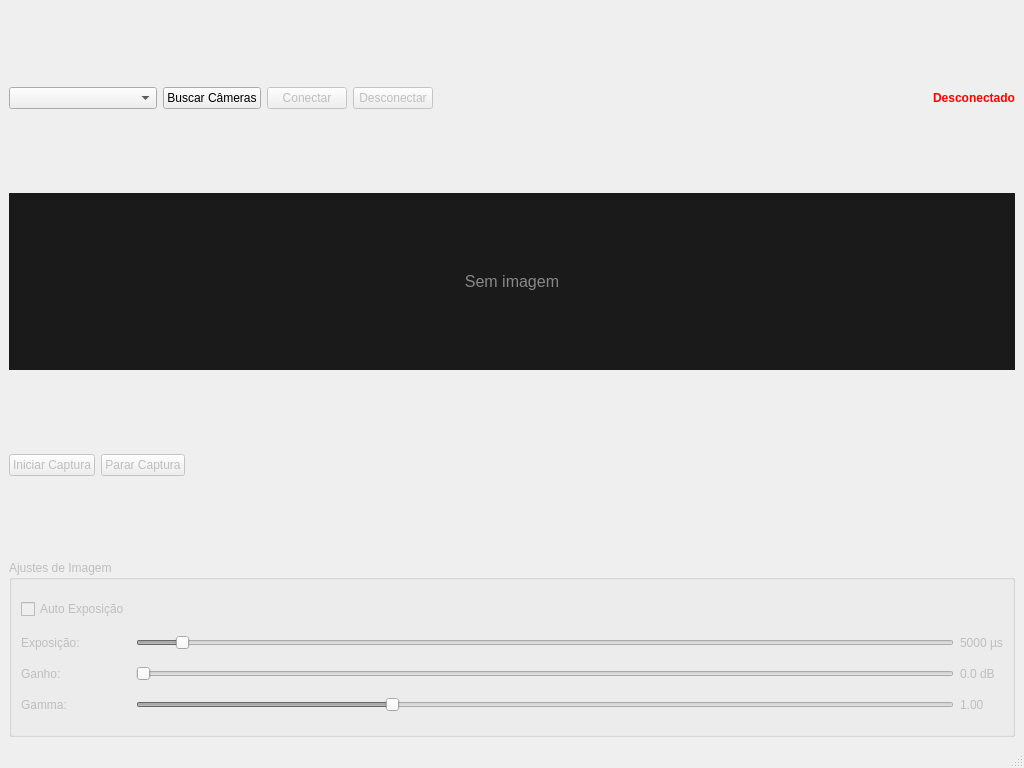
<?xml version="1.0" encoding="UTF-8"?>
<ui version="4.0">
 <class>MainWindow</class>
 <widget class="QMainWindow" name="MainWindow">
  <property name="geometry">
   <rect>
    <x>0</x>
    <y>0</y>
    <width>1024</width>
    <height>768</height>
   </rect>
  </property>
  <property name="windowTitle">
   <string>Câmera SciCam - Treinamento de Modelos</string>
  </property>
  <widget class="QWidget" name="centralwidget">
   <layout class="QVBoxLayout" name="mainLayout">
    <item>
     <layout class="QHBoxLayout" name="controlLayout">
      <item>
       <widget class="QComboBox" name="cameraCombo">
        <property name="minimumWidth">
         <number>220</number>
        </property>
        <property name="placeholderText">
         <string>Selecione a câmera...</string>
        </property>
       </widget>
      </item>
      <item>
       <widget class="QPushButton" name="btnSearch">
        <property name="text">
         <string>Buscar Câmeras</string>
        </property>
       </widget>
      </item>
      <item>
       <widget class="QPushButton" name="btnConnect">
        <property name="text">
         <string>Conectar</string>
        </property>
        <property name="enabled">
         <bool>false</bool>
        </property>
       </widget>
      </item>
      <item>
       <widget class="QPushButton" name="btnDisconnect">
        <property name="text">
         <string>Desconectar</string>
        </property>
        <property name="enabled">
         <bool>false</bool>
        </property>
       </widget>
      </item>
      <item>
       <spacer name="topSpacer">
        <property name="orientation">
         <enum>Qt::Horizontal</enum>
        </property>
        <property name="sizeHint" stdset="0">
         <size>
          <width>40</width>
          <height>20</height>
         </size>
        </property>
       </spacer>
      </item>
      <item>
       <widget class="QLabel" name="lblStatus">
        <property name="text">
         <string>Desconectado</string>
        </property>
        <property name="styleSheet">
         <string>color: red; font-weight: bold;</string>
        </property>
       </widget>
      </item>
     </layout>
    </item>
    <item>
     <widget class="QLabel" name="lblImage">
      <property name="text">
       <string>Sem imagem</string>
      </property>
      <property name="alignment">
       <set>Qt::AlignCenter</set>
      </property>
      <property name="styleSheet">
       <string>background-color: #1a1a1a; color: #888888; font-size: 16px;</string>
      </property>
      <property name="minimumHeight">
       <number>560</number>
      </property>
     </widget>
    </item>
    <item>
     <layout class="QHBoxLayout" name="grabLayout">
      <item>
       <widget class="QPushButton" name="btnStartGrab">
        <property name="text">
         <string>Iniciar Captura</string>
        </property>
        <property name="enabled">
         <bool>false</bool>
        </property>
       </widget>
      </item>
      <item>
       <widget class="QPushButton" name="btnStopGrab">
        <property name="text">
         <string>Parar Captura</string>
        </property>
        <property name="enabled">
         <bool>false</bool>
        </property>
       </widget>
      </item>
      <item>
       <spacer name="bottomSpacer">
        <property name="orientation">
         <enum>Qt::Horizontal</enum>
        </property>
        <property name="sizeHint" stdset="0">
         <size>
          <width>40</width>
          <height>20</height>
         </size>
        </property>
       </spacer>
      </item>
      <item>
       <widget class="QLabel" name="lblFrameInfo">
        <property name="text">
         <string></string>
        </property>
       </widget>
      </item>
     </layout>
    </item>
    <item>
     <widget class="QGroupBox" name="groupBoxImage">
      <property name="title">
       <string>Ajustes de Imagem</string>
      </property>
      <property name="enabled">
       <bool>false</bool>
      </property>
      <layout class="QGridLayout" name="imageAdjLayout">
       <item row="0" column="0">
        <widget class="QCheckBox" name="chkAutoExposure">
         <property name="text">
          <string>Auto Exposição</string>
         </property>
        </widget>
       </item>
       <item row="1" column="0">
        <widget class="QLabel" name="lblExposure">
         <property name="text">
          <string>Exposição:</string>
         </property>
        </widget>
       </item>
       <item row="1" column="1">
        <widget class="QSlider" name="sliderExposure">
         <property name="orientation">
          <enum>Qt::Horizontal</enum>
         </property>
         <property name="minimum">
          <number>100</number>
         </property>
         <property name="maximum">
          <number>100000</number>
         </property>
         <property name="singleStep">
          <number>100</number>
         </property>
         <property name="pageStep">
          <number>1000</number>
         </property>
         <property name="value">
          <number>5000</number>
         </property>
        </widget>
       </item>
       <item row="1" column="2">
        <widget class="QLabel" name="lblExposureVal">
         <property name="text">
          <string>5000 µs</string>
         </property>
         <property name="minimumWidth">
          <number>80</number>
         </property>
        </widget>
       </item>
       <item row="2" column="0">
        <widget class="QLabel" name="lblGain">
         <property name="text">
          <string>Ganho:</string>
         </property>
        </widget>
       </item>
       <item row="2" column="1">
        <widget class="QSlider" name="sliderGain">
         <property name="orientation">
          <enum>Qt::Horizontal</enum>
         </property>
         <property name="minimum">
          <number>0</number>
         </property>
         <property name="maximum">
          <number>240</number>
         </property>
         <property name="singleStep">
          <number>1</number>
         </property>
         <property name="value">
          <number>0</number>
         </property>
        </widget>
       </item>
       <item row="2" column="2">
        <widget class="QLabel" name="lblGainVal">
         <property name="text">
          <string>0.0 dB</string>
         </property>
         <property name="minimumWidth">
          <number>80</number>
         </property>
        </widget>
       </item>
       <item row="3" column="0">
        <widget class="QLabel" name="lblGamma">
         <property name="text">
          <string>Gamma:</string>
         </property>
        </widget>
       </item>
       <item row="3" column="1">
        <widget class="QSlider" name="sliderGamma">
         <property name="orientation">
          <enum>Qt::Horizontal</enum>
         </property>
         <property name="minimum">
          <number>10</number>
         </property>
         <property name="maximum">
          <number>300</number>
         </property>
         <property name="singleStep">
          <number>1</number>
         </property>
         <property name="value">
          <number>100</number>
         </property>
        </widget>
       </item>
       <item row="3" column="2">
        <widget class="QLabel" name="lblGammaVal">
         <property name="text">
          <string>1.00</string>
         </property>
         <property name="minimumWidth">
          <number>80</number>
         </property>
        </widget>
       </item>
      </layout>
     </widget>
    </item>
   </layout>
  </widget>
  <widget class="QStatusBar" name="statusbar"/>
 </widget>
 <resources/>
 <connections/>
</ui>
